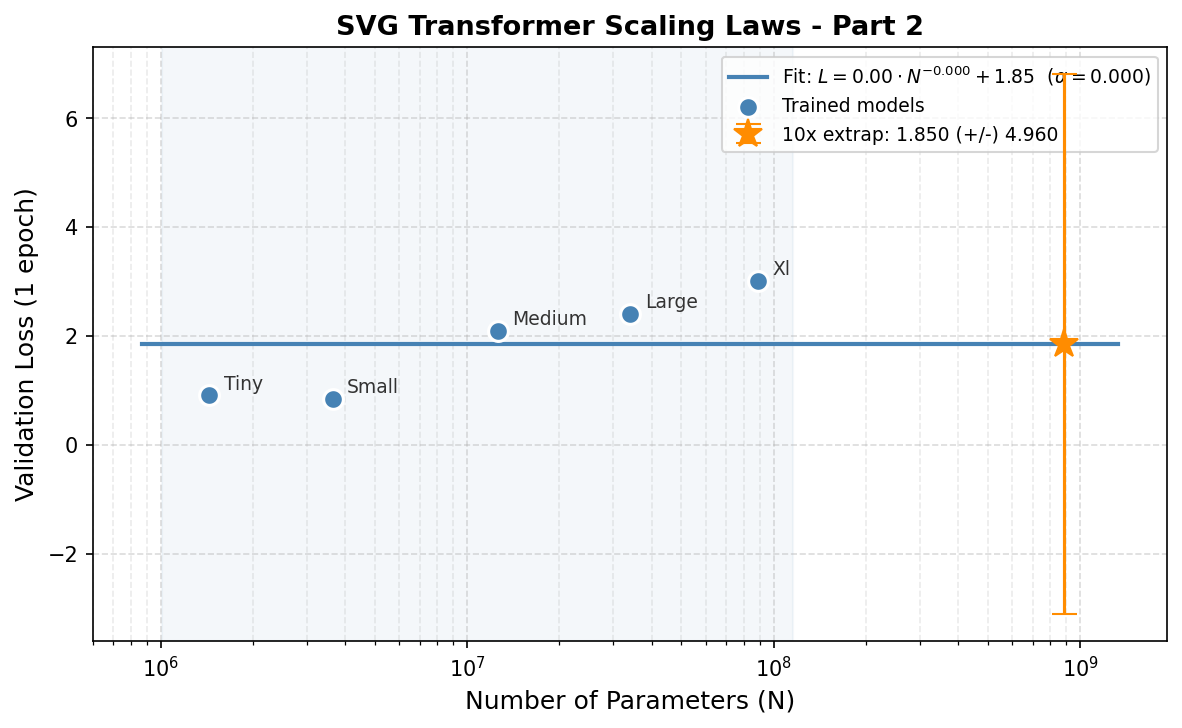

This figure's Python source:
"""
Scaling law analysis for SVG Transformer (Part 2).

Reads *_results.json files produced by train.py, fits the power law:
    L = a * N^(-alpha) + c
and produces a scaling plot with the fitted curve and a 10x extrapolation.

Usage:
    python transformer/scaling_plot.py
    python transformer/scaling_plot.py --runs_dir transformer/runs --out transformer/scaling_plot.png
"""

import sys
import json
import argparse
from pathlib import Path

import numpy as np
import matplotlib.pyplot as plt
from scipy.optimize import curve_fit


# ---------------------------------------------------------------------------
# Power law
# ---------------------------------------------------------------------------

def power_law(N: np.ndarray, a: float, alpha: float, c: float) -> np.ndarray:
    """L = a * N^(-alpha) + c"""
    return a * np.power(N, -alpha) + c


def fit_power_law(
    params: np.ndarray,
    losses: np.ndarray,
) -> tuple[np.ndarray, np.ndarray]:
    """
    Fit L = a * N^(-alpha) + c via nonlinear least squares.

    Initial guess: use a log-log linear fit (ignoring the offset c) to estimate
    a and alpha, then seed c from the minimum observed loss.
    """
    # Bootstrap initial guess from log-log linear regression (c=0 approximation)
    log_N = np.log(params)
    log_L = np.log(losses)
    slope, intercept = np.polyfit(log_N, log_L, 1)
    alpha0 = max(-slope, 0.01)          # power law exponent (should be positive)
    a0     = max(np.exp(intercept), 1e-6)
    c0     = max(losses.min() * 0.5, 1e-6)

    p0     = [a0, alpha0, c0]
    bounds = ([0.0, 0.0, 0.0], [np.inf, 10.0, np.inf])

    popt, pcov = curve_fit(
        power_law, params, losses,
        p0=p0, bounds=bounds,
        maxfev=20_000,
    )
    return popt, pcov


def extrapolate(
    popt: np.ndarray,
    pcov: np.ndarray,
    N_extrap: float,
) -> tuple[float, float]:
    """
    Predict L at N_extrap and return (predicted_loss, 95% half-width CI).
    Uncertainty is propagated from the covariance matrix via the Jacobian.
    """
    a, alpha, c = popt
    L_pred = power_law(np.array([N_extrap]), *popt)[0]

    # Gradient of power_law w.r.t. (a, alpha, c)
    J = np.array([
        N_extrap ** (-alpha),                          # dL/da
        -a * N_extrap ** (-alpha) * np.log(N_extrap), # dL/d_alpha
        1.0,                                           # dL/dc
    ])
    var_L = float(J @ pcov @ J)
    std_L = np.sqrt(max(var_L, 0.0))

    return L_pred, 1.96 * std_L   # 95% CI half-width


# ---------------------------------------------------------------------------
# Main
# ---------------------------------------------------------------------------

def main() -> None:
    p = argparse.ArgumentParser(
        description="SVG Transformer scaling law fit and plot (Part 2)",
        formatter_class=argparse.ArgumentDefaultsHelpFormatter,
    )
    p.add_argument("--runs_dir", default="transformer/runs",
                   help="Directory containing *_results.json files from train.py")
    p.add_argument("--out", default="transformer/scaling_plot.png",
                   help="Output path for the saved plot")
    args = p.parse_args()

    # -- load results --------------------------------------------------------
    runs_dir     = Path(args.runs_dir)
    result_files = sorted(runs_dir.glob("*_results.json"))

    if not result_files:
        print(f"No *_results.json files found in {runs_dir}")
        print("Run train.py for each model size first.")
        sys.exit(1)

    # For each unique n_params, keep the run with the lowest val_loss
    # (handles multiple LR sweep runs for the same model size)
    best: dict[int, dict] = {}
    for f in result_files:
        with open(f) as fp:
            r = json.load(fp)
        n = r["n_params"]
        if r["val_loss"] is None:
            continue
        if n not in best or r["val_loss"] < best[n]["val_loss"]:
            best[n] = r

    data   = sorted(best.values(), key=lambda r: r["n_params"])
    params = np.array([r["n_params"] for r in data], dtype=float)
    losses = np.array([r["val_loss"] for r in data], dtype=float)
    labels = [r["model_size"].capitalize() for r in data]

    print("Loaded results:")
    print(f"  {'Model':<10} {'Params':>12}  {'Val Loss':>10}  {'LR':>8}")
    print(f"  {'-'*10} {'-'*12}  {'-'*10}  {'-'*8}")
    for r in data:
        print(f"  {r['model_size']:<10} {r['n_params']:>12,}  {r['val_loss']:>10.4f}  {r['lr']:>8.2e}")

    # -- fit -----------------------------------------------------------------
    can_fit = len(data) >= 3   # need at least 3 points for 3 free params

    if can_fit:
        try:
            popt, pcov = fit_power_law(params, losses)
        except RuntimeError as e:
            print(f"\nWarning: power law fit failed ({e}). Plotting data only.")
            can_fit = False

    if can_fit:
        a, alpha, c = popt
        perr = np.sqrt(np.diag(pcov))

        print("\nFitted power law:  L = a * N^(-alpha) + c")
        print(f"  a     = {a:.4f}  +/-  {perr[0]:.4f}")
        print(f"  alpha  = {alpha:.4f}  +/-  {perr[1]:.4f}   <-- scaling exponent")
        print(f"  c     = {c:.4f}  +/-  {perr[2]:.4f}   (irreducible loss floor)")
        print()
        print(f"  Scaling exponent alpha = {alpha:.4f}")
        print("  Reference: natural language approx. 0.07-0.10 (Kaplan et al., 2020)")
        if alpha < 0.07:
            print("  Interpretation: shallower than NLP - SVG structure may be harder to exploit at scale.")
        elif alpha > 0.10:
            print("  Interpretation: steeper than NLP - SVG's strict syntax may help models scale more efficiently.")
        else:
            print("  Interpretation: similar to NLP scaling laws.")

        # 10x extrapolation
        N_extrap       = params[-1] * 10
        L_extrap, ci95 = extrapolate(popt, pcov, N_extrap)
        print(f"\n10x extrapolation (N = {N_extrap:,.0f} params):")
        print(f"  Predicted val_loss = {L_extrap:.4f}  (+/-)  {ci95:.4f}  (95% CI)")
        print(f"  Range: [{L_extrap - ci95:.4f}, {L_extrap + ci95:.4f}]")

    # -- plot ----------------------------------------------------------------
    fig, ax = plt.subplots(figsize=(8, 5))

    if can_fit:
        # Smooth fitted curve spanning from smallest model to 10x largest
        N_lo  = params[0] * 0.6
        N_hi  = params[-1] * 10 * 1.5
        N_fit = np.logspace(np.log10(N_lo), np.log10(N_hi), 400)
        L_fit = power_law(N_fit, *popt)

        ax.plot(
            N_fit, L_fit,
            color="steelblue", linewidth=2.0, zorder=2,
            label=rf"Fit: $L = {a:.2f} \cdot N^{{-{alpha:.3f}}} + {c:.2f}$  ($\alpha={alpha:.3f}$)",
        )

        # Light shading over the trained range
        ax.axvspan(params[0] * 0.7, params[-1] * 1.3, alpha=0.06, color="steelblue")

        # 10x extrapolation point with error bar
        ax.errorbar(
            [N_extrap], [L_extrap], yerr=[[ci95], [ci95]],
            fmt="*", markersize=14, color="darkorange",
            ecolor="darkorange", capsize=6, zorder=6,
            label=f"10x extrap: {L_extrap:.3f} (+/-) {ci95:.3f}",
        )

    # Trained model data points
    ax.scatter(
        params, losses,
        s=90, zorder=5,
        color="steelblue", edgecolors="white", linewidths=1.5,
        label="Trained models",
    )
    for i, lbl in enumerate(labels):
        ax.annotate(
            lbl, (params[i], losses[i]),
            textcoords="offset points", xytext=(7, 3),
            fontsize=9, color="#333333",
        )

    ax.set_xscale("log")
    ax.set_xlabel("Number of Parameters (N)", fontsize=12)
    ax.set_ylabel("Validation Loss (1 epoch)", fontsize=12)
    ax.set_title("SVG Transformer Scaling Laws - Part 2", fontsize=13, fontweight="bold")
    ax.legend(fontsize=9, loc="upper right")
    ax.grid(True, which="both", alpha=0.25, linestyle="--")
    ax.grid(True, which="major", alpha=0.45)

    fig.tight_layout()
    out_path = Path(args.out)
    out_path.parent.mkdir(parents=True, exist_ok=True)
    fig.savefig(out_path, dpi=150, bbox_inches="tight")
    print(f"\nPlot saved to {out_path}")


if __name__ == "__main__":
    main()
